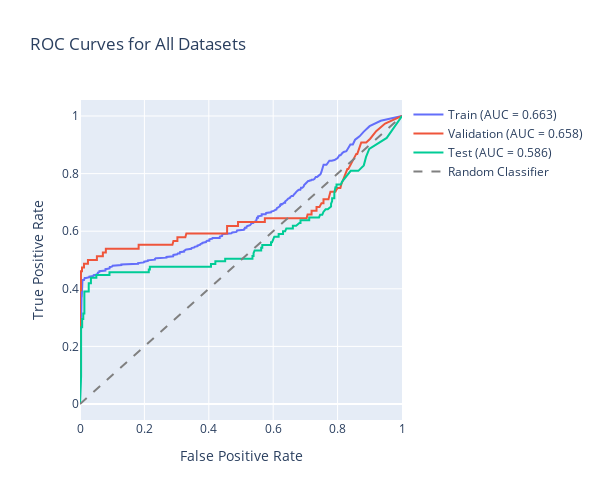
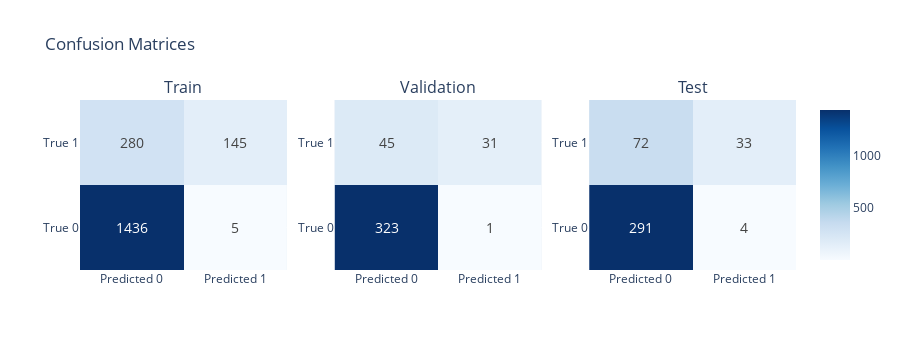
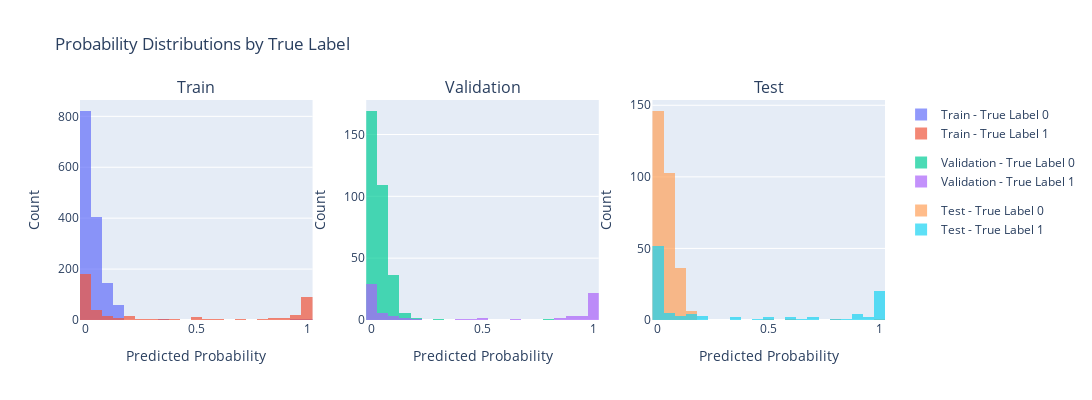
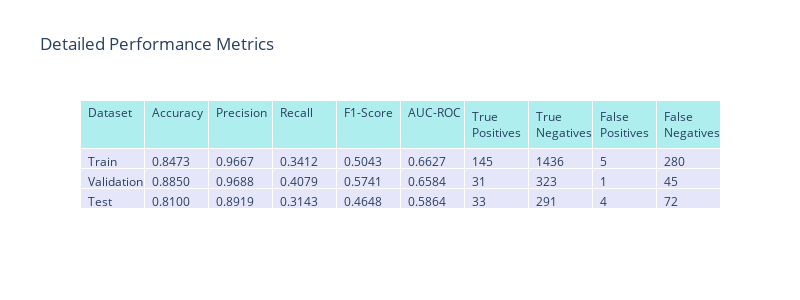

The code cell stored with these charts, in order, in its notebook:
### Code cell
from plotly.subplots import make_subplots
from sklearn.metrics import roc_curve, auc

# Create interactive plots for model evaluation
import plotly.graph_objects as go
import plotly.express as px

# Combine all datasets for comprehensive analysis
datasets = {
    'Train': best_train_stats,
    'Validation': best_val_stats, 
    'Test': best_test_stats
}

# 1. ROC Curve Plot
fig_roc = go.Figure()

for name, df in datasets.items():
    fpr, tpr, _ = roc_curve(df['true_label'], df['probability'])
    roc_auc = auc(fpr, tpr)
    
    fig_roc.add_trace(go.Scatter(
        x=fpr, y=tpr,
        mode='lines',
        name=f'{name} (AUC = {roc_auc:.3f})',
        line=dict(width=2)
    ))

# Add diagonal line
fig_roc.add_trace(go.Scatter(
    x=[0, 1], y=[0, 1],
    mode='lines',
    name='Random Classifier',
    line=dict(dash='dash', color='gray')
))

fig_roc.update_layout(
    title='ROC Curves for All Datasets',
    xaxis_title='False Positive Rate',
    yaxis_title='True Positive Rate',
    width=600, height=500
)

fig_roc.show()

# 2. Confusion Matrix Plots
fig_cm = make_subplots(
    rows=1, cols=3,
    subplot_titles=['Train', 'Validation', 'Test'],
    specs=[[{"type": "xy"}, {"type": "xy"}, {"type": "xy"}]]
)

for i, (name, df) in enumerate(datasets.items(), 1):
    cm = confusion_matrix(df['true_label'], df['predicted_label'])
    
    fig_cm.add_trace(
        go.Heatmap(
            z=cm,
            x=['Predicted 0', 'Predicted 1'],
            y=['True 0', 'True 1'],
            colorscale='Blues',
            showscale=(i==1),
            text=cm,
            texttemplate="%{text}",
            textfont={"size": 14}
        ),
        row=1, col=i
    )

fig_cm.update_layout(
    title='Confusion Matrices',
    width=900, height=350
)

fig_cm.show()

# 3. Probability Distribution Plots
fig_dist = make_subplots(
    rows=1, cols=3,
    subplot_titles=['Train', 'Validation', 'Test']
)

for i, (name, df) in enumerate(datasets.items(), 1):
    # Separate probabilities by true label
    prob_0 = df[df['true_label'] == 0]['probability']
    prob_1 = df[df['true_label'] == 1]['probability']
    
    fig_dist.add_trace(
        go.Histogram(
            x=prob_0,
            name=f'{name} - True Label 0',
            opacity=0.7,
            nbinsx=30,
            legendgroup=f'group{i}'
        ),
        row=1, col=i
    )
    
    fig_dist.add_trace(
        go.Histogram(
            x=prob_1,
            name=f'{name} - True Label 1',
            opacity=0.7,
            nbinsx=30,
            legendgroup=f'group{i}'
        ),
        row=1, col=i
    )

fig_dist.update_layout(
    title='Probability Distributions by True Label',
    width=1200, height=400,
    barmode='overlay'
)

fig_dist.update_xaxes(title_text="Predicted Probability")
fig_dist.update_yaxes(title_text="Count")

fig_dist.show()

# 4. Performance Metrics Summary
metrics_summary = []
for name, df in datasets.items():
    cm = confusion_matrix(df['true_label'], df['predicted_label'])
    fpr, tpr, _ = roc_curve(df['true_label'], df['probability'])
    roc_auc = auc(fpr, tpr)
    
    tn, fp, fn, tp = cm.ravel()
    accuracy = (tp + tn) / (tp + tn + fp + fn)
    precision = tp / (tp + fp) if (tp + fp) > 0 else 0
    recall = tp / (tp + fn) if (tp + fn) > 0 else 0
    f1 = 2 * (precision * recall) / (precision + recall) if (precision + recall) > 0 else 0
    
    metrics_summary.append({
        'Dataset': name,
        'Accuracy': accuracy,
        'Precision': precision,
        'Recall': recall,
        'F1-Score': f1,
        'AUC-ROC': roc_auc,
        'True Positives': tp,
        'True Negatives': tn,
        'False Positives': fp,
        'False Negatives': fn
    })

metrics_df_detailed = pd.DataFrame(metrics_summary)

# Interactive metrics table
fig_metrics = go.Figure(data=[go.Table(
    header=dict(values=list(metrics_df_detailed.columns),
                fill_color='paleturquoise',
                align='left'),
    cells=dict(values=[metrics_df_detailed[col] for col in metrics_df_detailed.columns],
               fill_color='lavender',
               align='left',
               format=[None, '.4f', '.4f', '.4f', '.4f', '.4f', None, None, None, None]))
])

fig_metrics.update_layout(title="Detailed Performance Metrics", width=800, height=300)
fig_metrics.show()

print("Interactive plots created successfully!")
print("\nDetailed Metrics Summary:")
print(metrics_df_detailed.round(4))

### Figure 1 — Plotly figure (JSON) as saved in the notebook; plotly's stock layout.template omitted (floating-point values rounded to 4 significant figures; data arrays with more than 128 entries replaced by an {"elided": "..."} marker saying what was removed)
{"data": [{"line": {"width": 2}, "mode": "lines", "name": "Train (AUC = 0.663)", "type": "scatter", "x": {"elided": "501 float values"}, "y": {"elided": "501 float values"}}, {"line": {"width": 2}, "mode": "lines", "name": "Validation (AUC = 0.658)", "type": "scatter", "x": [0.0, 0.0, 0.0, 0.0, 0.003086, 0.003086, 0.006173, 0.006173, 0.01235, 0.01235, 0.02469, 0.02469, 0.05247, 0.05247, 0.07099, 0.07099, 0.08025, 0.08025, 0.1111, 0.1173, 0.1235, 0.1296, 0.1821, 0.1821, 0.216, 0.2284, 0.2346, 0.2407, 0.2654, 0.2778, 0.287, 0.2901, 0.2963, 0.3025, 0.3025, 0.3148, 0.3241, 0.3272, 0.3302, 0.3426, 0.3488, 0.3673, 0.3796, 0.4012, 0.4074, 0.4136, 0.4259, 0.4321, 0.4383, 0.4568, 0.4568, 0.463, 0.4691, 0.4907, 0.4907, 0.4938, 0.5, 0.5216, 0.5278, 0.5494, 0.5617, 0.5648, 0.571, 0.5741, 0.5741, 0.5772, 0.5833, 0.5864, 0.5926, 0.6019, 0.6142, 0.6265, 0.6327, 0.642, 0.6481, 0.6605, 0.6667, 0.6759, 0.6944, 0.7037, 0.7068, 0.7191, 0.7191, 0.7253, 0.7315, 0.7346, 0.7346, 0.7438, 0.75, 0.7562, 0.7562, 0.7623, 0.7685, 0.7716, 0.7778, 0.7932, 0.7994, 0.8025, 0.8086, 0.8117, 0.8302, 0.8333, 0.8519, 0.858, 0.8611, 0.8704, 0.8735, 0.8889, 0.9012, 0.9198, 0.9475, 1.0], "y": [0.0, 0.1053, 0.1447, 0.3947, 0.3947, 0.4605, 0.4605, 0.4737, 0.4737, 0.4868, 0.4868, 0.5, 0.5, 0.5132, 0.5132, 0.5263, 0.5263, 0.5395, 0.5395, 0.5395, 0.5395, 0.5395, 0.5395, 0.5526, 0.5526, 0.5526, 0.5526, 0.5526, 0.5526, 0.5526, 0.5526, 0.5658, 0.5658, 0.5658, 0.5789, 0.5789, 0.5789, 0.5789, 0.5921, 0.5921, 0.5921, 0.5921, 0.5921, 0.5921, 0.5921, 0.5921, 0.5921, 0.5921, 0.5921, 0.5921, 0.6184, 0.6184, 0.6184, 0.6184, 0.6316, 0.6316, 0.6316, 0.6316, 0.6316, 0.6316, 0.6316, 0.6316, 0.6316, 0.6316, 0.6447, 0.6447, 0.6447, 0.6447, 0.6447, 0.6447, 0.6447, 0.6447, 0.6447, 0.6447, 0.6447, 0.6447, 0.6447, 0.6447, 0.6447, 0.6447, 0.6579, 0.6579, 0.6711, 0.6711, 0.6711, 0.6711, 0.6842, 0.6842, 0.6974, 0.6974, 0.7105, 0.7105, 0.7105, 0.7105, 0.7368, 0.7368, 0.75, 0.75, 0.75, 0.7632, 0.8158, 0.8158, 0.8553, 0.8684, 0.8684, 0.8947, 0.9079, 0.9079, 0.9211, 0.9474, 0.9737, 1.0]}, {"line": {"width": 2}, "mode": "lines", "name": "Test (AUC = 0.586)", "type": "scatter", "x": [0.0, 0.00339, 0.00339, 0.00678, 0.00678, 0.01017, 0.01017, 0.01356, 0.01356, 0.02712, 0.02712, 0.0339, 0.0339, 0.05085, 0.05085, 0.09153, 0.09153, 0.1898, 0.1966, 0.2068, 0.2136, 0.2136, 0.2169, 0.2169, 0.2373, 0.2441, 0.3458, 0.3525, 0.3797, 0.3864, 0.4, 0.4068, 0.4068, 0.4203, 0.4203, 0.4508, 0.4508, 0.4814, 0.4881, 0.4949, 0.5017, 0.5356, 0.5356, 0.539, 0.539, 0.5424, 0.5525, 0.5593, 0.5627, 0.5627, 0.5661, 0.5661, 0.5932, 0.5932, 0.5966, 0.6034, 0.6068, 0.6136, 0.6169, 0.6169, 0.6237, 0.6305, 0.6305, 0.6373, 0.6407, 0.661, 0.661, 0.6712, 0.6814, 0.6847, 0.6847, 0.6915, 0.7051, 0.7119, 0.7119, 0.7254, 0.739, 0.7424, 0.7458, 0.7525, 0.7559, 0.7627, 0.7695, 0.7797, 0.7797, 0.7831, 0.7831, 0.7898, 0.7898, 0.7932, 0.7966, 0.7966, 0.8102, 0.8136, 0.8407, 0.8644, 0.8814, 0.8881, 0.8983, 0.9119, 0.9525, 1.0], "y": [0.0, 0.09524, 0.2667, 0.2667, 0.2952, 0.2952, 0.3143, 0.3143, 0.3905, 0.3905, 0.419, 0.419, 0.4381, 0.4381, 0.4476, 0.4476, 0.4571, 0.4571, 0.4571, 0.4571, 0.4571, 0.4667, 0.4667, 0.4762, 0.4762, 0.4762, 0.4762, 0.4762, 0.4762, 0.4762, 0.4762, 0.4762, 0.4857, 0.4857, 0.4952, 0.4952, 0.5048, 0.5048, 0.5048, 0.5048, 0.5048, 0.5048, 0.5143, 0.5143, 0.5238, 0.5333, 0.5333, 0.5333, 0.5333, 0.5429, 0.5429, 0.5524, 0.5524, 0.5619, 0.5619, 0.581, 0.581, 0.581, 0.581, 0.5905, 0.5905, 0.5905, 0.6, 0.6, 0.6095, 0.6095, 0.619, 0.619, 0.6286, 0.6286, 0.6381, 0.6381, 0.6381, 0.6381, 0.6476, 0.6476, 0.6476, 0.6476, 0.6571, 0.6571, 0.6667, 0.6762, 0.6762, 0.6857, 0.6952, 0.7048, 0.7143, 0.7143, 0.7333, 0.7524, 0.7524, 0.7619, 0.7619, 0.7714, 0.8095, 0.8095, 0.8286, 0.8571, 0.8857, 0.8952, 0.9238, 1.0]}, {"line": {"color": "gray", "dash": "dash"}, "mode": "lines", "name": "Random Classifier", "type": "scatter", "x": [0, 1], "y": [0, 1]}], "layout": {"height": 500, "title": {"text": "ROC Curves for All Datasets"}, "width": 600, "xaxis": {"title": {"text": "False Positive Rate"}}, "yaxis": {"title": {"text": "True Positive Rate"}}}}

### Figure 2 — Plotly figure (JSON) as saved in the notebook; plotly's stock layout.template omitted (floating-point values rounded to 4 significant figures)
{"data": [{"colorscale": [[0, "rgb(247,251,255)"], [0.125, "rgb(222,235,247)"], [0.25, "rgb(198,219,239)"], [0.375, "rgb(158,202,225)"], [0.5, "rgb(107,174,214)"], [0.625, "rgb(66,146,198)"], [0.75, "rgb(33,113,181)"], [0.875, "rgb(8,81,156)"], [1, "rgb(8,48,107)"]], "showscale": true, "text": [[1436, 5], [280, 145]], "textfont": {"size": 14}, "texttemplate": "%{text}", "type": "heatmap", "x": ["Predicted 0", "Predicted 1"], "xaxis": "x", "y": ["True 0", "True 1"], "yaxis": "y", "z": [[1436, 5], [280, 145]]}, {"colorscale": [[0, "rgb(247,251,255)"], [0.125, "rgb(222,235,247)"], [0.25, "rgb(198,219,239)"], [0.375, "rgb(158,202,225)"], [0.5, "rgb(107,174,214)"], [0.625, "rgb(66,146,198)"], [0.75, "rgb(33,113,181)"], [0.875, "rgb(8,81,156)"], [1, "rgb(8,48,107)"]], "showscale": false, "text": [[323, 1], [45, 31]], "textfont": {"size": 14}, "texttemplate": "%{text}", "type": "heatmap", "x": ["Predicted 0", "Predicted 1"], "xaxis": "x2", "y": ["True 0", "True 1"], "yaxis": "y2", "z": [[323, 1], [45, 31]]}, {"colorscale": [[0, "rgb(247,251,255)"], [0.125, "rgb(222,235,247)"], [0.25, "rgb(198,219,239)"], [0.375, "rgb(158,202,225)"], [0.5, "rgb(107,174,214)"], [0.625, "rgb(66,146,198)"], [0.75, "rgb(33,113,181)"], [0.875, "rgb(8,81,156)"], [1, "rgb(8,48,107)"]], "showscale": false, "text": [[291, 4], [72, 33]], "textfont": {"size": 14}, "texttemplate": "%{text}", "type": "heatmap", "x": ["Predicted 0", "Predicted 1"], "xaxis": "x3", "y": ["True 0", "True 1"], "yaxis": "y3", "z": [[291, 4], [72, 33]]}], "layout": {"annotations": [{"font": {"size": 16}, "showarrow": false, "text": "Train", "x": 0.1444, "xanchor": "center", "xref": "paper", "y": 1, "yanchor": "bottom", "yref": "paper"}, {"font": {"size": 16}, "showarrow": false, "text": "Validation", "x": 0.5, "xanchor": "center", "xref": "paper", "y": 1, "yanchor": "bottom", "yref": "paper"}, {"font": {"size": 16}, "showarrow": false, "text": "Test", "x": 0.8556, "xanchor": "center", "xref": "paper", "y": 1, "yanchor": "bottom", "yref": "paper"}], "height": 350, "title": {"text": "Confusion Matrices"}, "width": 900, "xaxis": {"anchor": "y", "domain": [0, 0.2889]}, "xaxis2": {"anchor": "y2", "domain": [0.3556, 0.6444]}, "xaxis3": {"anchor": "y3", "domain": [0.7111, 1]}, "yaxis": {"anchor": "x", "domain": [0, 1]}, "yaxis2": {"anchor": "x2", "domain": [0, 1]}, "yaxis3": {"anchor": "x3", "domain": [0, 1]}}}

### Figure 3 — Plotly figure (JSON) as saved in the notebook; plotly's stock layout.template omitted (floating-point values rounded to 4 significant figures; data arrays with more than 128 entries replaced by an {"elided": "..."} marker saying what was removed)
{"data": [{"legendgroup": "group1", "name": "Train - True Label 0", "nbinsx": 30, "opacity": 0.7, "type": "histogram", "x": {"elided": "1441 float values"}, "xaxis": "x", "yaxis": "y"}, {"legendgroup": "group1", "name": "Train - True Label 1", "nbinsx": 30, "opacity": 0.7, "type": "histogram", "x": {"elided": "425 float values"}, "xaxis": "x", "yaxis": "y"}, {"legendgroup": "group2", "name": "Validation - True Label 0", "nbinsx": 30, "opacity": 0.7, "type": "histogram", "x": {"elided": "324 float values"}, "xaxis": "x2", "yaxis": "y2"}, {"legendgroup": "group2", "name": "Validation - True Label 1", "nbinsx": 30, "opacity": 0.7, "type": "histogram", "x": [0.6272, 1.0, 0.9999, 0.9997, 0.0481, 0.9787, 1.0, 0.9999, 0.0027, 0.0047, 0.0061, 0.0639, 0.0003, 0.0011, 0.0009, 0.0057, 0.9333, 0.0009, 0.1148, 0.0002, 0.9986, 0.9992, 0.0952, 0.0009, 1.0, 0.0016, 0.0, 0.8987, 0.9998, 0.9722, 0.0012, 0.9968, 1.0, 0.0027, 1.0, 1.0, 0.0233, 0.1487, 0.1329, 0.9994, 0.0005, 0.0013, 0.8984, 0.0011, 0.0006, 0.044, 0.0291, 0.0002, 1.0, 1.0, 0.853, 0.0001, 0.993, 0.0001, 0.9971, 0.9775, 0.9228, 0.956, 0.1968, 0.0006, 0.0475, 0.0, 0.0144, 0.0288, 0.4948, 0.098, 0.4114, 0.9999, 0.0036, 0.4969, 0.0012, 0.0038, 0.4725, 0.0008, 0.9985, 0.8748], "xaxis": "x2", "yaxis": "y2"}, {"legendgroup": "group3", "name": "Test - True Label 0", "nbinsx": 30, "opacity": 0.7, "type": "histogram", "x": {"elided": "295 float values"}, "xaxis": "x3", "yaxis": "y3"}, {"legendgroup": "group3", "name": "Test - True Label 1", "nbinsx": 30, "opacity": 0.7, "type": "histogram", "x": [0.0104, 0.9472, 0.0108, 0.0904, 0.0001, 0.0012, 0.969, 0.0003, 0.4816, 0.7009, 0.0093, 1.0, 0.0299, 0.8976, 0.0, 0.0038, 0.034, 0.0, 0.0002, 1.0, 0.1289, 0.0022, 0.013, 0.8812, 1.0, 0.8228, 0.6555, 0.003, 0.4506, 0.0011, 0.0045, 0.0001, 0.122, 0.8896, 0.001, 0.0123, 0.0018, 0.0004, 0.1485, 0.0645, 0.3745, 0.9885, 0.9997, 0.5991, 0.1456, 0.0028, 0.0665, 0.1097, 0.9766, 0.0001, 0.0, 0.0132, 0.176, 0.8732, 0.0025, 0.0057, 0.5848, 0.0003, 0.0186, 0.0223, 0.9892, 0.0, 0.0, 1.0, 1.0, 0.0022, 1.0, 0.1382, 1.0, 0.197, 0.9984, 0.0173, 0.0005, 0.0065, 0.0211, 0.6913, 0.0003, 0.0004, 0.4772, 0.0, 0.8963, 1.0, 1.0, 0.0018, 0.0015, 0.0036, 0.9923, 0.9998, 0.0004, 0.0027, 0.9946, 0.9994, 0.0, 0.3297, 0.0, 0.0129, 0.0009, 0.1982, 0.0212, 0.0005, 0.0325, 0.0072, 1.0, 0.0007, 0.9954], "xaxis": "x3", "yaxis": "y3"}], "layout": {"annotations": [{"font": {"size": 16}, "showarrow": false, "text": "Train", "x": 0.1444, "xanchor": "center", "xref": "paper", "y": 1, "yanchor": "bottom", "yref": "paper"}, {"font": {"size": 16}, "showarrow": false, "text": "Validation", "x": 0.5, "xanchor": "center", "xref": "paper", "y": 1, "yanchor": "bottom", "yref": "paper"}, {"font": {"size": 16}, "showarrow": false, "text": "Test", "x": 0.8556, "xanchor": "center", "xref": "paper", "y": 1, "yanchor": "bottom", "yref": "paper"}], "barmode": "overlay", "height": 400, "title": {"text": "Probability Distributions by True Label"}, "width": 1200, "xaxis": {"anchor": "y", "domain": [0, 0.2889], "title": {"text": "Predicted Probability"}}, "xaxis2": {"anchor": "y2", "domain": [0.3556, 0.6444], "title": {"text": "Predicted Probability"}}, "xaxis3": {"anchor": "y3", "domain": [0.7111, 1], "title": {"text": "Predicted Probability"}}, "yaxis": {"anchor": "x", "domain": [0, 1], "title": {"text": "Count"}}, "yaxis2": {"anchor": "x2", "domain": [0, 1], "title": {"text": "Count"}}, "yaxis3": {"anchor": "x3", "domain": [0, 1], "title": {"text": "Count"}}}}

### Figure 4 — Plotly figure (JSON) as saved in the notebook; plotly's stock layout.template omitted (floating-point values rounded to 4 significant figures)
{"data": [{"cells": {"align": "left", "fill": {"color": "lavender"}, "format": [null, ".4f", ".4f", ".4f", ".4f", ".4f", null, null, null, null], "values": [["Train", "Validation", "Test"], [0.8473, 0.885, 0.81], [0.9667, 0.9688, 0.8919], [0.3412, 0.4079, 0.3143], [0.5043, 0.5741, 0.4648], [0.6627, 0.6584, 0.5864], [145, 31, 33], [1436, 323, 291], [5, 1, 4], [280, 45, 72]]}, "header": {"align": "left", "fill": {"color": "paleturquoise"}, "values": ["Dataset", "Accuracy", "Precision", "Recall", "F1-Score", "AUC-ROC", "True Positives", "True Negatives", "False Positives", "False Negatives"]}, "type": "table"}], "layout": {"height": 300, "title": {"text": "Detailed Performance Metrics"}, "width": 800}}
